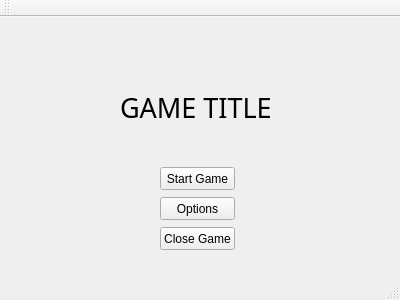
<?xml version="1.0" encoding="UTF-8"?>
<ui version="4.0">
 <class>gameMenu</class>
 <widget class="QMainWindow" name="gameMenu">
  <property name="geometry">
   <rect>
    <x>0</x>
    <y>0</y>
    <width>400</width>
    <height>300</height>
   </rect>
  </property>
  <property name="windowTitle">
   <string>gameMenu</string>
  </property>
  <widget class="QWidget" name="centralWidget">
   <widget class="QLabel" name="gameTitle">
    <property name="geometry">
     <rect>
      <x>120</x>
      <y>75</y>
      <width>171</width>
      <height>31</height>
     </rect>
    </property>
    <property name="font">
     <font>
      <family>AR DESTINE</family>
      <pointsize>20</pointsize>
     </font>
    </property>
    <property name="text">
     <string>GAME TITLE</string>
    </property>
   </widget>
   <widget class="QPushButton" name="optionButton">
    <property name="geometry">
     <rect>
      <x>160</x>
      <y>180</y>
      <width>75</width>
      <height>23</height>
     </rect>
    </property>
    <property name="text">
     <string>Options</string>
    </property>
   </widget>
   <widget class="QPushButton" name="closeButton">
    <property name="geometry">
     <rect>
      <x>160</x>
      <y>210</y>
      <width>75</width>
      <height>23</height>
     </rect>
    </property>
    <property name="text">
     <string>Close Game</string>
    </property>
   </widget>
   <widget class="QPushButton" name="startGame">
    <property name="geometry">
     <rect>
      <x>160</x>
      <y>150</y>
      <width>75</width>
      <height>23</height>
     </rect>
    </property>
    <property name="text">
     <string>Start Game</string>
    </property>
   </widget>
  </widget>
  <widget class="QMenuBar" name="menuBar">
   <property name="geometry">
    <rect>
     <x>0</x>
     <y>0</y>
     <width>400</width>
     <height>21</height>
    </rect>
   </property>
  </widget>
  <widget class="QToolBar" name="mainToolBar">
   <attribute name="toolBarArea">
    <enum>TopToolBarArea</enum>
   </attribute>
   <attribute name="toolBarBreak">
    <bool>false</bool>
   </attribute>
  </widget>
  <widget class="QStatusBar" name="statusBar"/>
 </widget>
 <layoutdefault spacing="6" margin="11"/>
 <resources/>
 <connections>
  <connection>
   <sender>closeButton</sender>
   <signal>clicked()</signal>
   <receiver>gameMenu</receiver>
   <slot>close()</slot>
   <hints>
    <hint type="sourcelabel">
     <x>203</x>
     <y>246</y>
    </hint>
    <hint type="destinationlabel">
     <x>297</x>
     <y>244</y>
    </hint>
   </hints>
  </connection>
 </connections>
</ui>
